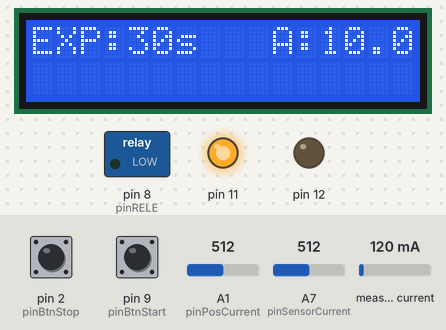
This program was run on a simulated Arduino Nano, built with avr-gcc and run on an emulated ATmega328P. Shown: 16×2 character LCD, switched loads named in the program (green lamp = pin HIGH), output pins drawn as LEDs (lit = HIGH). Inputs (shaded band) come from the test bench; at power-on: pin 9 (pinBtnStart) HIGH, pin 2 (pinBtnStop) HIGH, measured current 120 mA, A1 (pinPosCurrent) = 512, A7 (pinSensorCurrent) = 512.

Above: at 5.8 s.
5.9 s: pin 9 (pinBtnStart) pulled LOW for 0.15 s
At 7.7 s:
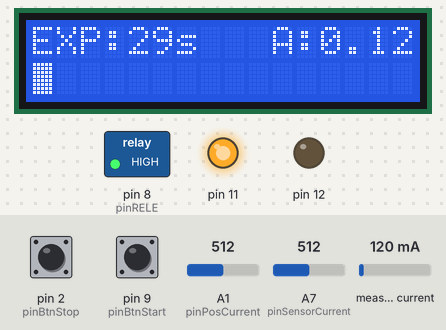
9.0 s: pin 2 (pinBtnStop) pulled LOW for 0.15 s
At 9.3 s:
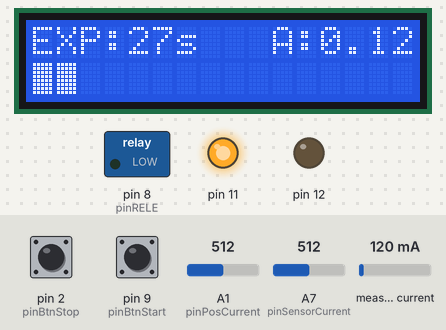
11.5 s: pin 9 (pinBtnStart) pulled LOW for 1 s
At 12.3 s:
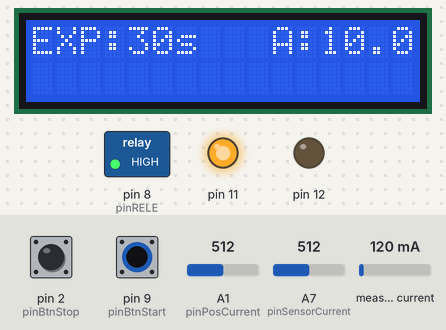
15.5 s: measured current set to 40 mA
At 16.3 s:
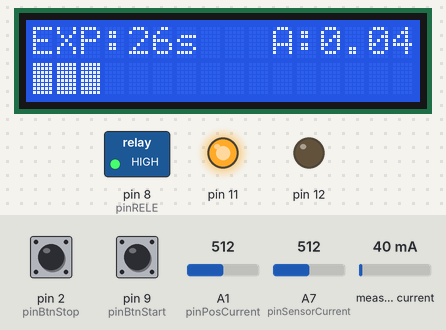
18.5 s: pin 2 (pinBtnStop) pulled LOW for 1 s
At 18.9 s:
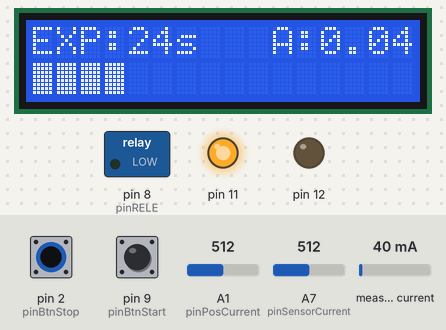
21.0 s: A1 (pinPosCurrent) set to 716
At 22.0 s:
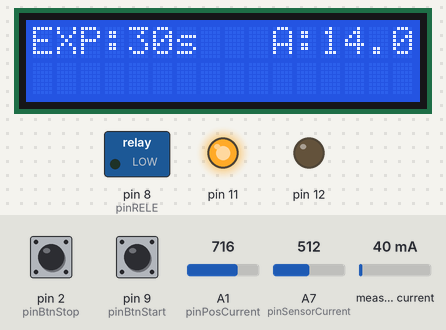
Timing chart, 0 to 23.5 s (numbered marks = the images above; inputs shaded):
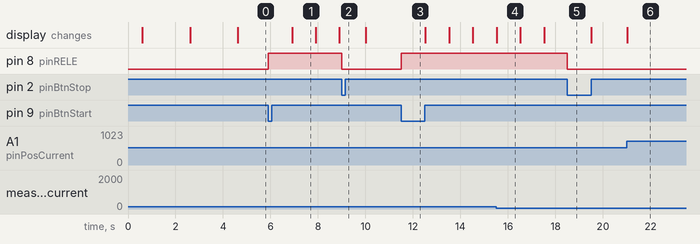

Measured:
- after the input at 5.9 s, pin 8 (pinRELE): LOW → HIGH at once; the display: changes after 1.0 s (image 1)
- after the input at 9.0 s, pin 8 (pinRELE): HIGH → LOW at once
- after the input at 11.5 s, pin 8 (pinRELE): LOW → HIGH at once
- after the input at 18.5 s, pin 8 (pinRELE): HIGH → LOW at once
- after the input at 21.0 s, the display: changes at once (image 6)
- what the display in image 1 shows lasts 1.0 s, from 6.9 s to 7.9 s

The program:

main.cpp
```cpp
#include <Arduino.h>
#include <Wire.h>
#include <LiquidCrystal_I2C.h>
#include <ACS712.h>

#define DEBUG 0

#define pinRELE 8
#define pinBtnStart 9
#define pinBtnStop 2
#define pinSensorCurrent A7
#define pinPosCurrent A1

LiquidCrystal_I2C lcd(0x27,16,2);

ACS712 sensor(ACS712_30A, A0);


float varCurrent = 20.0f;
int varExposition = 10;
int _exposition;
float _current;
unsigned long _exposition_last_time;
volatile boolean work = false;
byte pBar[8] = {
  B11111,
  B11111,
  B11111,
  B11111,
  B11111,
  B11111,
  B11111,
  B11111,
};

void Stop_Becking(){
  digitalWrite(pinRELE,false);
  work = false;
  if(DEBUG){
  Serial.println("interrapt");
  }
}

void disUpdate(){
  //lcd.clear();
  lcd.setCursor(0,0);
  lcd.print("EXP:");
  lcd.print(varExposition);
  lcd.print("s ");
  lcd.setCursor(10, 0);
  lcd.print("A:");
  lcd.print(varCurrent);
 // delay(500);
}
void startScreen(){
  lcd.setCursor(0, 0);
  lcd.print(" Backing device ");
  delay(500);
  lcd.setCursor(0, 1);
  lcd.print("  by MACKELLY");
  delay(2000);
  lcd.setCursor(0, 1);
  lcd.print("   22/11/2020");
  delay(2000);
  lcd.clear();
  //disUpdate();
}
void Beking() {
  if(DEBUG){
    Serial.println("Start becking..");
    Serial.println("rele ON");
  }

work = true;
digitalWrite(pinRELE,true);
_exposition_last_time = millis();
_exposition = varExposition;

while(_exposition != 0 && work == true){

  if((millis() - _exposition_last_time) >= 1000) {
    _current = sensor.getCurrentDC();
    _exposition--;
    _exposition_last_time = millis();
    int _temp= map(_exposition,0,varExposition,17,0);

    for (int i = 0; i < _temp; i++)
    {

      lcd.setCursor(i, 1);
      lcd.write(byte(0));

    }
    lcd.setCursor(4, 0);
    lcd.print(_exposition);
    lcd.print("s");
    lcd.setCursor(12, 0);
    lcd.print(_current);
    if(varCurrent <= _current){
      digitalWrite(pinRELE,false);
      work = false;
      lcd.setCursor(0, 1);
      lcd.print("Cut-off current ");
      if(DEBUG){
      Serial.print("Cut-off current:");
      Serial.println(_current);
      }
      delay(500);
      break;
    }
  }
}
if(DEBUG){
  Serial.println("becking DONE!");
  Serial.println("rele OFF");
}
digitalWrite(pinRELE,false);
delay(1000);
lcd.setCursor(0, 1);
lcd.clear();
}

void setup() {

  Serial.begin(9600);
  lcd.init();
  lcd.backlight();
  lcd.createChar(0, pBar);
  pinMode(11,OUTPUT);
  pinMode(12,OUTPUT);
  digitalWrite(11,true);
  digitalWrite(12,false);
  pinMode(pinSensorCurrent,INPUT);
  pinMode(pinBtnStart,INPUT_PULLUP);
  pinMode(pinBtnStop,INPUT_PULLUP);
  pinMode(pinPosCurrent,INPUT);
  pinMode(pinRELE,OUTPUT);
  digitalWrite(pinRELE,false);
  attachInterrupt(0,Stop_Becking,FALLING);
  startScreen();

}

void loop() {

varExposition = map(analogRead(pinSensorCurrent),0,1023,0,60);
varCurrent = map(analogRead(pinPosCurrent),0,1000,0,20);
if(!digitalRead(pinBtnStart) && varExposition!=0)Beking();

disUpdate();


}
```
